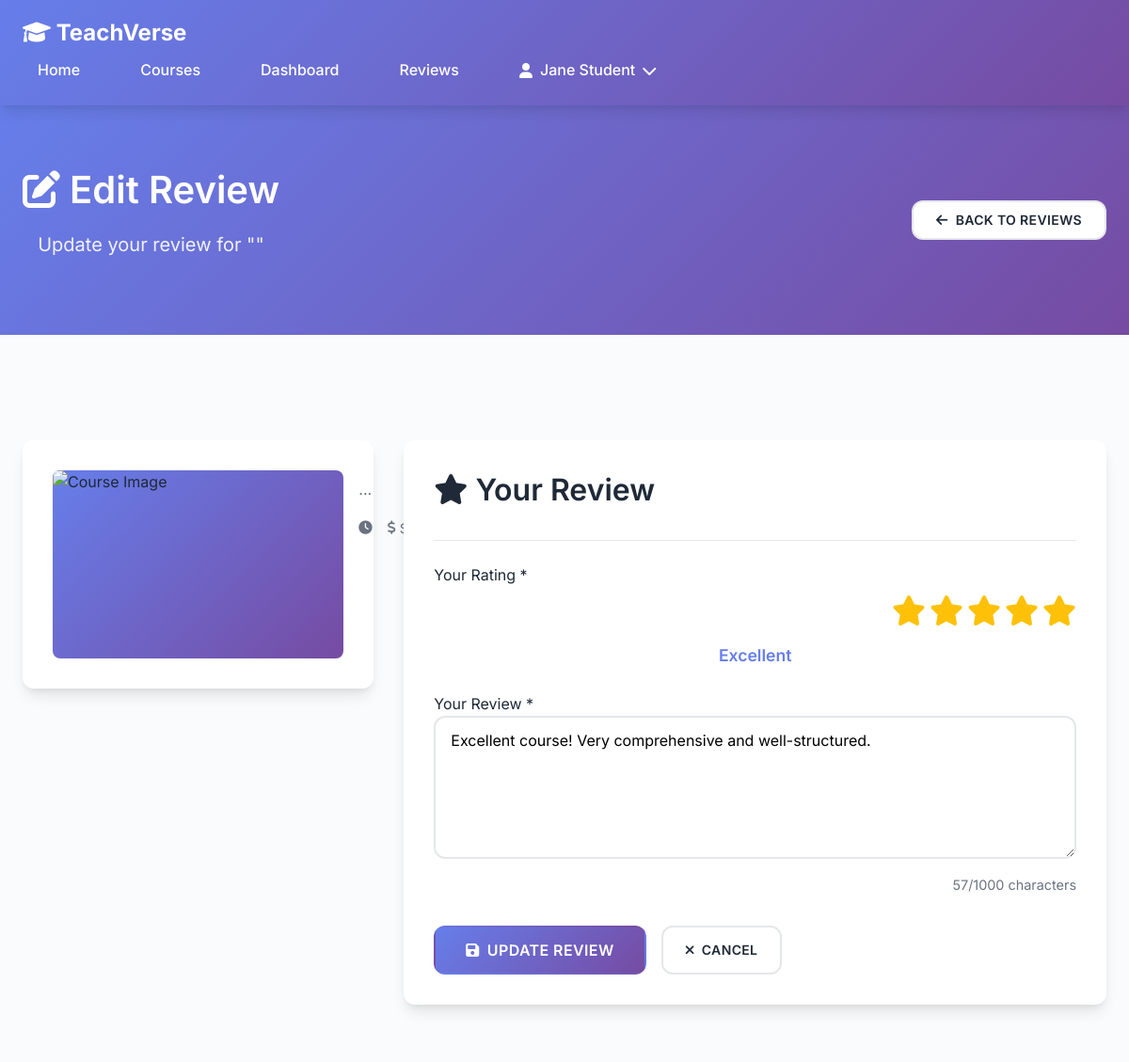
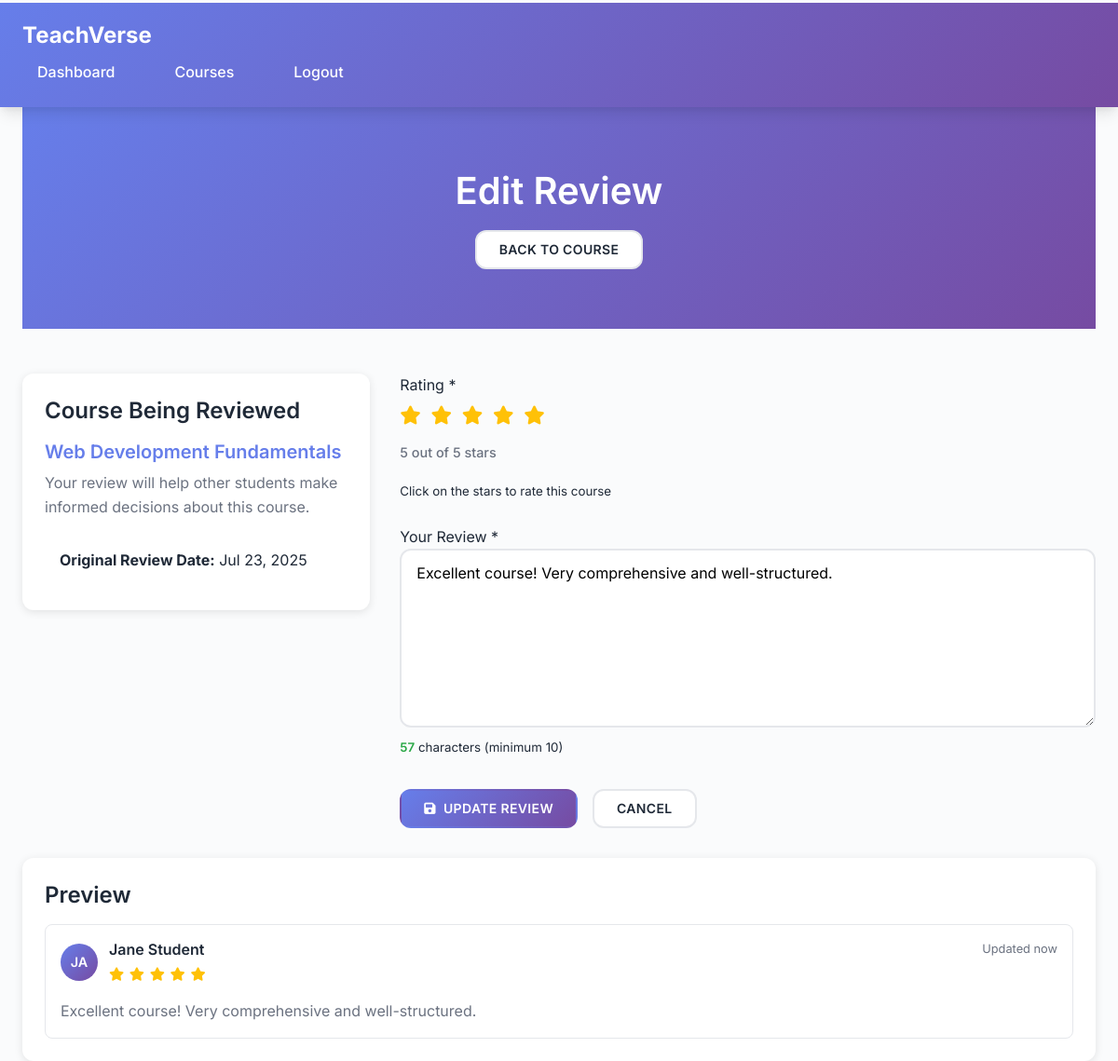
Screenshot of /modules/reviews/edit.php?id=1 (signed in) with the database file from the repository (2 pictures, top to bottom).
### tables this page shows
CREATE TABLE reviews (
    review_id INT AUTO_INCREMENT PRIMARY KEY,
    user_id INT NOT NULL,
    course_id INT NOT NULL,
    rating INT CHECK (rating >= 1 AND rating <= 5),
    comment TEXT,
    created_at TIMESTAMP DEFAULT CURRENT_TIMESTAMP,
    updated_at TIMESTAMP DEFAULT CURRENT_TIMESTAMP ON UPDATE CURRENT_TIMESTAMP,
    FOREIGN KEY (user_id) REFERENCES users(user_id) ON DELETE CASCADE,
    FOREIGN KEY (course_id) REFERENCES courses(course_id) ON DELETE CASCADE,
    UNIQUE KEY unique_review (user_id, course_id)
);

CREATE TABLE courses (
    course_id INT AUTO_INCREMENT PRIMARY KEY,
    title VARCHAR(255) NOT NULL,
    description TEXT NOT NULL,
    category VARCHAR(100) DEFAULT 'General',
    image VARCHAR(255) DEFAULT 'default-course.jpg',
    duration VARCHAR(100) NOT NULL,
    price DECIMAL(10,2) NOT NULL,
    created_by INT,
    created_at TIMESTAMP DEFAULT CURRENT_TIMESTAMP,
    updated_at TIMESTAMP DEFAULT CURRENT_TIMESTAMP ON UPDATE CURRENT_TIMESTAMP,
    FOREIGN KEY (created_by) REFERENCES users(user_id) ON DELETE SET NULL
);

CREATE TABLE users (
    user_id INT AUTO_INCREMENT PRIMARY KEY,
    name VARCHAR(255) NOT NULL,
    email VARCHAR(255) UNIQUE NOT NULL,
    password VARCHAR(255) NOT NULL,
    role ENUM('admin', 'trainer', 'student') NOT NULL DEFAULT 'student',
    created_at TIMESTAMP DEFAULT CURRENT_TIMESTAMP,
    updated_at TIMESTAMP DEFAULT CURRENT_TIMESTAMP ON UPDATE CURRENT_TIMESTAMP
);

### config/database.php (called while the page is built, shortened)
<?php
function formatPrice($price) {
    return '$' . number_format($price, 2);
}
?>

### modules/reviews/edit.php (the view, shortened to what this page needs)
<?php
require_once '../../config/database.php';
$pdo = getDBConnection();
$review_id = isset($_GET['id']) ? (int)$_GET['id'] : 0;
try {
    $stmt = $pdo->prepare("
        SELECT r.*, c.title as course_title, c.course_id, u.name as reviewer_name
        FROM reviews r
        JOIN courses c ON r.course_id = c.course_id
        JOIN users u ON r.user_id = u.user_id
        WHERE r.review_id = ?
    ");
    $stmt->execute([$review_id]);
    $review = $stmt->fetch(PDO::FETCH_ASSOC);
} catch (PDOException $e) {
    $_SESSION['error_message'] = 'Database error: ' . $e->getMessage();
    header('Location: index.php');
    exit;
}
?>
<!DOCTYPE html>
<html lang="en">
<head>
    <link rel="stylesheet" href="../../assets/css/style.css">
    <link rel="stylesheet" href="https://cdnjs.cloudflare.com/ajax/libs/font-awesome/6.4.0/css/all.min.css">
</head>
<body>
    <nav class="navbar">
        <div class="container">
            <div class="nav-brand">
                <a href="../../index.php">
                    <i class="fas fa-graduation-cap"></i> TeachVerse
                </a>
            </div>
            <div class="nav-menu">
                <a href="../../index.php">Home</a>
                <a href="../../courses.php">Courses</a>
                <a href="../../dashboard.php">Dashboard</a>
                <a href="index.php">Reviews</a>
                <div class="nav-dropdown">
                    <a href="#" class="nav-dropdown-toggle">
                        <i class="fas fa-user"></i> <?php echo htmlspecialchars($_SESSION['name']); ?> <i class="fas fa-chevron-down"></i>
                    </a>
                </div>
            </div>
        </div>
    </nav>
    <div class="page-header">
        <div class="container">
            <div class="page-header-content">
                <div class="page-title-section">
                    <h1 class="page-title">
                        <i class="fas fa-edit"></i> Edit Review
                    </h1>
                    <p class="page-subtitle">Update your review for "<?php echo htmlspecialchars($course['title']); ?>"</p>
                </div>
                <div class="page-actions">
                    <a href="index.php" class="btn btn-secondary">
                        <i class="fas fa-arrow-left"></i> Back to Reviews
                    </a>
                </div>
            </div>
        </div>
    </div>
    <main class="main-content">
        <div class="container">
            <div class="review-edit-layout">
                <div class="course-info-section">
                    <div class="card">
                        <div class="course-header">
                            <img src="../../assets/images/courses/<?php echo htmlspecialchars($course['image']); ?>"
                                 alt="Course Image" class="course-image">
                            <div class="course-details">
                                <p class="course-description"><?php echo htmlspecialchars(substr($course['description'], 0, 150)) . '...'; ?></p>
                                <div class="course-meta">
                                    <span class="duration"><i class="fas fa-clock"></i> <?php echo htmlspecialchars($course['duration']); ?></span>
                                    <span class="price"><i class="fas fa-dollar-sign"></i> <?php echo formatPrice($course['price']); ?></span>
                                </div>
                            </div>
                        </div>
                    </div>
                </div>
                <div class="review-form-section">
                    <div class="card">
                        <div class="card-header">
                            <h2><i class="fas fa-star"></i> Your Review</h2>
                        </div>
                        <div class="card-body">
                            <form method="POST" class="review-form" id="reviewForm">
                                <div class="form-group">
                                    <label for="rating">Your Rating *</label>
                                    <div class="rating-input">
                                        <?php for ($i = 5; $i >= 1; $i--): ?>
                                            <label for="star<?php echo $i; ?>" class="star-label">
                                                <i class="fas fa-star"></i>
                                            </label>
                                        <?php endfor; ?>
                                    </div>
                                    <div class="rating-text">
                                        <span id="ratingText">
                                            <?php
                                            if (isset($review['rating'])) {
                                                $ratings = [1 => 'Poor', 2 => 'Fair', 3 => 'Good', 4 => 'Very Good', 5 => 'Excellent'];
                                                echo $ratings[$review['rating']];
                                            } else {
                                                echo 'Select a rating';
                                            }
                                            ?>
                                        </span>
                                    </div>
                                </div>
                                <div class="form-group">
                                    <label for="comment">Your Review *</label>
                                    <textarea id="comment" name="comment" rows="6" required
                                              placeholder="Share your experience with this course..."><?php echo isset($review['comment']) ? htmlspecialchars($review['comment']) : ''; ?></textarea>
                                    <div class="character-count">
                                        <span id="charCount"><?php echo isset($review['comment']) ? strlen($review['comment']) : 0; ?></span>/1000 characters
                                    </div>
                                </div>
                                <div class="form-actions">
                                    <button type="submit" class="btn btn-primary btn-lg">
                                        <i class="fas fa-save"></i> Update Review
                                    </button>
                                    <a href="index.php" class="btn btn-secondary">
                                        <i class="fas fa-times"></i> Cancel
                                    </a>
                                </div>
                            </form>
                        </div>
                    </div>
                </div>
            </div>
        </div>
    </main>
</body>
</html>
<html lang="en">
<head>
    <link rel="stylesheet" href="../../assets/css/style.css">
    <link rel="stylesheet" href="https://cdnjs.cloudflare.com/ajax/libs/font-awesome/6.0.0/css/all.min.css">
</head>
<body>
    <nav class="navbar">
        <div class="container">
            <div class="nav-brand">
                <a href="../../index.php">TeachVerse</a>
            </div>
            <div class="nav-menu">
                <a href="../../dashboard.php">Dashboard</a>
                <a href="../../courses.php">Courses</a>
                <a href="../../logout.php">Logout</a>
            </div>
        </div>
    </nav>
    <div class="container">
        <div class="content-wrapper">
            <div class="page-header">
                <h1>Edit Review</h1>
                <div class="header-actions">
                    <a href="../../course-details.php?id=<?php echo $review['course_id']; ?>" class="btn btn-secondary">
                        Back to Course
                    </a>
                </div>
            </div>
            <div class="edit-review-layout">
                <div class="course-info-card">
                    <h3>Course Being Reviewed</h3>
                    <div class="course-details">
                        <h4><?php echo htmlspecialchars($review['course_title']); ?></h4>
                        <p>Your review will help other students make informed decisions about this course.</p>
                        <div class="review-info">
                            <div class="info-item">
                                <strong>Original Review Date:</strong>
                                <?php echo date('M j, Y', strtotime($review['created_at'])); ?>
                            </div>
                        </div>
                    </div>
                </div>
                <div class="form-container">
                    <form method="POST" class="review-form">
                        <div class="form-group">
                            <label>Rating *</label>
                            <div class="star-rating-input">
                                <div class="stars" id="star-rating">
                                    <?php for ($i = 1; $i <= 5; $i++): ?>
                                        <i class="star fas fa-star <?php echo $i <= $review['rating'] ? 'active' : ''; ?>"
                                           data-rating="<?php echo $i; ?>"></i>
                                    <?php endfor; ?>
                                </div>
                                <span class="rating-text" id="rating-text">
                                    <?php echo $review['rating']; ?> out of 5 stars
                                </span>
                            </div>
                            <small class="form-text">Click on the stars to rate this course</small>
                        </div>
                        <div class="form-group">
                            <label for="comment">Your Review *</label>
                            <textarea
                                id="comment"
                                name="comment"
                                rows="8"
                                placeholder="Share your experience with this course. What did you like? What could be improved? How would you recommend it to others?"
                                required
                                minlength="10"
                            ><?php echo htmlspecialchars($review['comment']); ?></textarea>
                            <small class="form-text">
                                <span id="char-count"><?php echo strlen($review['comment']); ?></span> characters (minimum 10)
                            </small>
                        </div>
                        <div class="form-actions">
                            <button type="submit" class="btn btn-primary">
                                <i class="fas fa-save"></i> Update Review
                            </button>
                            <a href="../../course-details.php?id=<?php echo $review['course_id']; ?>" class="btn btn-secondary">
                                Cancel
                            </a>
                        </div>
                    </form>
                </div>
            </div>
            <div class="review-preview-card">
                <h3>Preview</h3>
                <div class="review-preview" id="review-preview">
                    <div class="review-header">
                        <div class="reviewer-info">
                            <div class="reviewer-avatar">
                                <?php echo strtoupper(substr($review['reviewer_name'], 0, 2)); ?>
                            </div>
                            <div class="reviewer-details">
                                <h4><?php echo htmlspecialchars($review['reviewer_name']); ?></h4>
                                <div class="preview-stars">
                                    <?php for ($i = 1; $i <= 5; $i++): ?>
                                        <i class="fas fa-star <?php echo $i <= $review['rating'] ? 'active' : ''; ?>"></i>
                                    <?php endfor; ?>
                                </div>
                            </div>
                        </div>
                        <div class="review-date">
                            Updated now
                        </div>
                    </div>
                    <div class="review-content">
                        <p id="preview-comment"><?php echo htmlspecialchars($review['comment']); ?></p>
                    </div>
                </div>
            </div>
        </div>
    </div>
</body>
</html>

### rows the page displays
reviews: rating "Excellent", comment "Excellent course! Very comprehensive and well-structured.", comment "57", course.title "Web Development Fundamentals", created_at "Jul 23, 2025", rating "5", user.name "JA", user.name "Jane Student"

### other values shown
$_SESSION['name'] "Jane Student"
